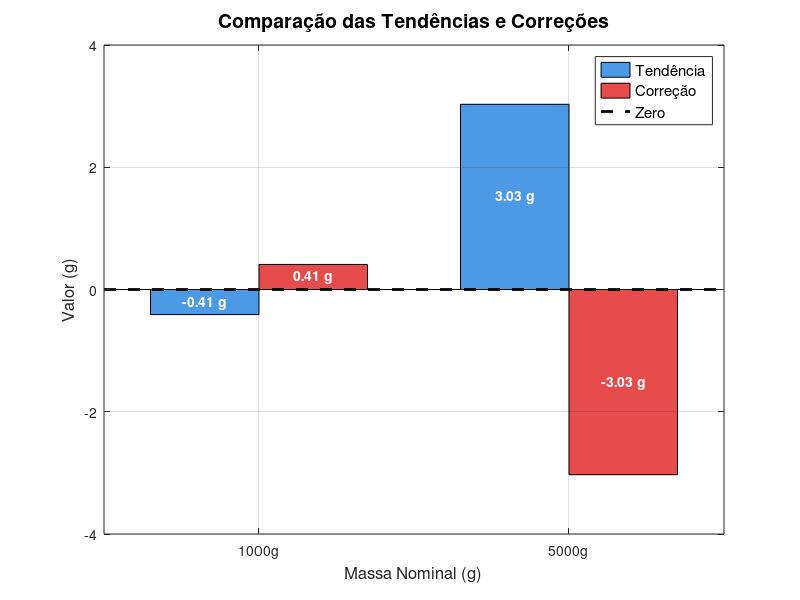
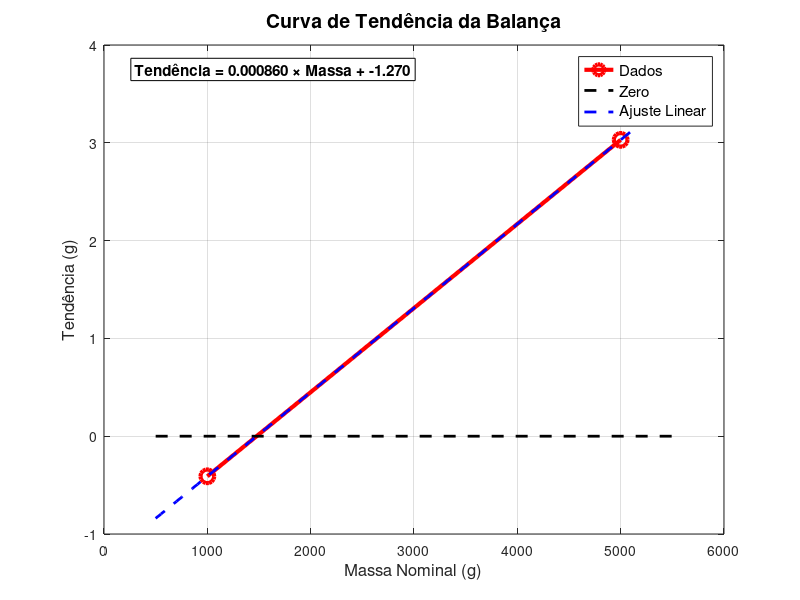

Source code (MATLAB) for these figures, in order:
% Análise de Tendência e Correção - Massa de 5000g
% Comparação com resultados de 1000g

clear all;
close all;
clc;

fprintf('=== ANÁLISE DE TENDÊNCIA: 5000g vs 1000g ===\n\n');

% Dados das 100 medições de 5000g (em gramas)
medicoes_5000g = [5005, 5005, 5004, 5003, 5004, 5003, 5002, 5005, 5003, 5006, ...
                  5002, 5003, 5003, 5003, 5002, 5004, 5004, 5002, 5005, 5005, ...
                  5003, 5001, 5005, 5000, 5005, 5002, 5001, 5003, 5002, 5003, ...
                  4999, 5003, 5005, 5003, 5000, 5002, 5005, 5005, 5002, 5006, ...
                  5004, 5004, 5004, 5005, 5001, 5002, 5003, 5002, 5001, 5002, ...
                  5001, 5001, 5003, 5003, 5004, 5005, 5001, 5004, 5005, 5003, ...
                  5004, 5005, 5003, 5005, 4999, 5002, 5003, 5001, 5006, 5002, ...
                  5003, 5004, 5004, 5004, 5001, 5003, 5002, 5002, 5002, 5002, ...
                  4997, 5006, 5004, 5004, 5004, 5002, 5003, 5001, 5000, 5001, ...
                  5006, 5006, 5001, 5002, 5003, 5004, 5003, 5005, 5005, 5003];

% Dados das 100 medições de 1000g (do exercício anterior)
medicoes_1000g = [1000, 1000, 1000, 1000, 998, 999, 997, 999, 999, 1000, ...
                  1002, 1000, 999, 1001, 999, 1001, 998, 999, 1000, 1000, ...
                  998, 1001, 1002, 1002, 999, 1001, 1000, 1000, 1001, 999, ...
                  999, 1001, 999, 1001, 1001, 999, 1001, 999, 997, 999, ...
                  1000, 998, 999, 1000, 999, 999, 1001, 1001, 997, 998, ...
                  999, 1001, 999, 1003, 1001, 1000, 1000, 1001, 998, 999, ...
                  999, 998, 998, 999, 1000, 998, 1000, 1000, 999, 1001, ...
                  1000, 1000, 1001, 1000, 999, 1001, 1000, 1001, 996, 997, ...
                  999, 1002, 999, 1000, 999, 1000, 1001, 1000, 1000, 999, ...
                  999, 999, 1000, 999, 994, 1002, 1001, 999, 1001, 996];

% Valores verdadeiros
valor_verdadeiro_5000g = 5000.0;
valor_verdadeiro_1000g = 1000.0;

% =============================================================================
% ANÁLISE PARA 5000g
% =============================================================================

fprintf('ANÁLISE PARA MASSA DE 5000g:\n');
fprintf('=============================\n');

% Estatísticas básicas para 5000g
n_5000g = length(medicoes_5000g);
media_5000g = mean(medicoes_5000g);
desvio_5000g = std(medicoes_5000g);
erro_padrao_5000g = desvio_5000g / sqrt(n_5000g);

fprintf('Número de medições: %d\n', n_5000g);
fprintf('Valor verdadeiro: %.1f g\n', valor_verdadeiro_5000g);
fprintf('Média das indicações: %.1f g\n', media_5000g);
fprintf('Desvio padrão: %.2f g\n', desvio_5000g);
fprintf('Erro padrão da média: %.3f g\n', erro_padrao_5000g);

% Cálculo da tendência e correção para 5000g
tendencia_5000g = media_5000g - valor_verdadeiro_5000g;
correcao_5000g = -tendencia_5000g;

fprintf('\nTENDÊNCIA para 5000g:\n');
fprintf('Tendência = %.1f - %.1f = %.1f g\n', media_5000g, valor_verdadeiro_5000g, tendencia_5000g);
fprintf('CORREÇÃO para 5000g:\n');
fprintf('Correção = %.1f g\n', correcao_5000g);

% Teste de significância para 5000g
razao_significancia_5000g = abs(tendencia_5000g) / erro_padrao_5000g;
fprintf('\nSIGNIFICÂNCIA para 5000g:\n');
fprintf('Razão |Tendência|/Erro padrão: %.2f\n', razao_significancia_5000g);
if razao_significancia_5000g >= 2
    fprintf('✓ TENDÊNCIA SIGNIFICATIVA (%.2f ≥ 2)\n', razao_significancia_5000g);
    status_5000g = 'SIGNIFICATIVA';
else
    fprintf('⚠ TENDÊNCIA NÃO SIGNIFICATIVA (%.2f < 2)\n', razao_significancia_5000g);
    status_5000g = 'NÃO SIGNIFICATIVA';
end

% =============================================================================
% ANÁLISE PARA 1000g (RECAPITULAÇÃO)
% =============================================================================

fprintf('\n\nANÁLISE PARA MASSA DE 1000g (COMPARAÇÃO):\n');
fprintf('=========================================\n');

% Estatísticas básicas para 1000g
n_1000g = length(medicoes_1000g);
media_1000g = mean(medicoes_1000g);
desvio_1000g = std(medicoes_1000g);
erro_padrao_1000g = desvio_1000g / sqrt(n_1000g);

fprintf('Número de medições: %d\n', n_1000g);
fprintf('Valor verdadeiro: %.1f g\n', valor_verdadeiro_1000g);
fprintf('Média das indicações: %.2f g\n', media_1000g);
fprintf('Desvio padrão: %.2f g\n', desvio_1000g);
fprintf('Erro padrão da média: %.3f g\n', erro_padrao_1000g);

% Cálculo da tendência e correção para 1000g
tendencia_1000g = media_1000g - valor_verdadeiro_1000g;
correcao_1000g = -tendencia_1000g;

fprintf('\nTENDÊNCIA para 1000g:\n');
fprintf('Tendência = %.2f - %.1f = %.2f g\n', media_1000g, valor_verdadeiro_1000g, tendencia_1000g);
fprintf('CORREÇÃO para 1000g:\n');
fprintf('Correção = %.2f g\n', correcao_1000g);

% Teste de significância para 1000g
razao_significancia_1000g = abs(tendencia_1000g) / erro_padrao_1000g;
fprintf('\nSIGNIFICÂNCIA para 1000g:\n');
fprintf('Razão |Tendência|/Erro padrão: %.2f\n', razao_significancia_1000g);
if razao_significancia_1000g >= 2
    fprintf('✓ TENDÊNCIA SIGNIFICATIVA (%.2f ≥ 2)\n', razao_significancia_1000g);
    status_1000g = 'SIGNIFICATIVA';
else
    fprintf('⚠ TENDÊNCIA NÃO SIGNIFICATIVA (%.2f < 2)\n', razao_significancia_1000g);
    status_1000g = 'NÃO SIGNIFICATIVA';
end

% =============================================================================
% COMPARAÇÃO ENTRE 5000g E 1000g
% =============================================================================

fprintf('\n\nCOMPARAÇÃO ENTRE 5000g E 1000g:\n');
fprintf('===============================\n');

fprintf('RESUMO COMPARATIVO:\n');
fprintf('┌─────────────────┬─────────────┬─────────────┐\n');
fprintf('│ Parâmetro       │    1000g    │    5000g    │\n');
fprintf('├─────────────────┼─────────────┼─────────────┤\n');
fprintf('│ Média (g)       │   %7.2f   │   %7.1f   │\n', media_1000g, media_5000g);
fprintf('│ Desvio (g)      │   %7.2f   │   %7.2f   │\n', desvio_1000g, desvio_5000g);
fprintf('│ Tendência (g)   │   %7.2f   │   %7.1f   │\n', tendencia_1000g, tendencia_5000g);
fprintf('│ Correção (g)    │   %7.2f   │   %7.1f   │\n', correcao_1000g, correcao_5000g);
fprintf('│ Razão t/σ       │   %7.2f   │   %7.2f   │\n', razao_significancia_1000g, razao_significancia_5000g);
fprintf('│ Status          │ %11s │ %11s │\n', status_1000g, status_5000g);
fprintf('└─────────────────┴─────────────┴─────────────┘\n\n');

% ANÁLISE DAS DIFERENÇAS
fprintf('ANÁLISE DAS DIFERENÇAS:\n');
fprintf('1. SINAL DA TENDÊNCIA:\n');
if tendencia_1000g < 0 && tendencia_5000g > 0
    fprintf('   • 1000g: NEGATIVA (%.2f g) - balança subestima\n', tendencia_1000g);
    fprintf('   • 5000g: POSITIVA (%.1f g) - balança superestima\n', tendencia_5000g);
elseif tendencia_1000g > 0 && tendencia_5000g < 0
    fprintf('   • 1000g: POSITIVA (%.2f g) - balança superestima\n', tendencia_1000g);
    fprintf('   • 5000g: NEGATIVA (%.1f g) - balança subestima\n', tendencia_5000g);
else
    fprintf('   • Ambas têm o mesmo sinal\n');
end

fprintf('\n2. MAGNITUDE DA TENDÊNCIA:\n');
diferenca_absoluta = abs(tendencia_5000g) - abs(tendencia_1000g);
fprintf('   • |Tendência 5000g| - |Tendência 1000g| = %.2f g\n', diferenca_absoluta);
if diferenca_absoluta > 0
    fprintf('   • A tendência é MAIOR em magnitude para 5000g\n');
else
    fprintf('   • A tendência é MENOR em magnitude para 5000g\n');
end

fprintf('\n3. PRECISÃO (DESVIO PADRÃO):\n');
diferenca_desvio = desvio_5000g - desvio_1000g;
fprintf('   • Desvio 5000g - Desvio 1000g = %.2f g\n', diferenca_desvio);
if diferenca_desvio > 0
    fprintf('   • A precisão é PIOR para 5000g (maior dispersão)\n');
else
    fprintf('   • A precisão é MELHOR para 5000g (menor dispersão)\n');
end

% POR QUE SÃO DIFERENTES?
fprintf('\n\nPOR QUE AS TENDÊNCIAS SÃO DIFERENTES?\n');
fprintf('====================================\n');

% Calculars valores específicos para análise
erro_relativo_1000g = (tendencia_1000g / valor_verdadeiro_1000g) * 100;
erro_relativo_5000g = (tendencia_5000g / valor_verdadeiro_5000g) * 100;
razao_massas = valor_verdadeiro_5000g / valor_verdadeiro_1000g;
razao_tendencias = tendencia_5000g / tendencia_1000g;

fprintf('RESUMO DOS RESULTADOS:\n');
fprintf('• 1000g: Tendência = %.2f g → Correção = +%.2f g\n', tendencia_1000g, correcao_1000g);
fprintf('• 5000g: Tendência = %.1f g → Correção = %.1f g\n', tendencia_5000g, correcao_5000g);
fprintf('\nPOR QUE OS VALORES SÃO DIFERENTES?\n');
fprintf('Os valores são diferentes por diversos motivos, um deles é que a balança\n');
fprintf('não é perfeitamente linear em suas medições, outro é a interpolação entre\n');
fprintf('pontos que também induz esses erros. Isso é totalmente normal em\n');
fprintf('dispositivos reais.\n\n');

% GRÁFICO 1: COMPARAÇÃO DAS TENDÊNCIAS E CORREÇÕES
figure(1);
clf;
set(gcf, 'Position', [100 100 900 600]);

massas = [1000, 5000];
tendencias = [tendencia_1000g, tendencia_5000g];
correcoes = [correcao_1000g, correcao_5000g];

% Posições das barras
x_pos = 1:length(massas);
width = 0.35;

% Barras para tendências
bar(x_pos - width/2, tendencias, width, 'FaceColor', [0.3 0.6 0.9], 'DisplayName', 'Tendência');
hold on;

% Barras para correções
bar(x_pos + width/2, correcoes, width, 'FaceColor', [0.9 0.3 0.3], 'DisplayName', 'Correção');

% Linha zero de referência
plot([0.5 length(massas)+0.5], [0 0], 'k--', 'LineWidth', 2);

title('Comparação das Tendências e Correções', 'FontSize', 14, 'FontWeight', 'bold');
xlabel('Massa Nominal (g)', 'FontSize', 12);
ylabel('Valor (g)', 'FontSize', 12);
set(gca, 'XTick', x_pos, 'XTickLabel', {'1000g', '5000g'});
legend('Tendência', 'Correção', 'Zero', 'Location', 'best', 'FontSize', 11);
grid on;

% Adicionar valores nas barras
for i = 1:length(massas)
    % Texto para tendência
    text(x_pos(i) - width/2, tendencias(i)/2, sprintf('%.2f g', tendencias(i)), ...
         'HorizontalAlignment', 'center', 'FontWeight', 'bold', 'FontSize', 10, 'Color', 'white');
    
    % Texto para correção
    text(x_pos(i) + width/2, correcoes(i)/2, sprintf('%.2f g', correcoes(i)), ...
         'HorizontalAlignment', 'center', 'FontWeight', 'bold', 'FontSize', 10, 'Color', 'white');
end

% Salvar primeiro gráfico
print('grafico1_comparacao_tendencias_correcoes.png', '-dpng', '-r300');

% GRÁFICO 2: CURVA DE TENDÊNCIA DA BALANÇA
figure(2);
clf;
set(gcf, 'Position', [200 200 800 600]);

plot(massas, tendencias, 'ro-', 'LineWidth', 3, 'MarkerSize', 10);
hold on;
plot([500 5500], [0 0], 'k--', 'LineWidth', 2);

% Ajuste linear
coef = polyfit(massas, tendencias, 1);
x_linha = linspace(500, 5500, 100);
y_linha = polyval(coef, x_linha);
plot(x_linha, y_linha, 'b--', 'LineWidth', 2);

title('Curva de Tendência da Balança', 'FontSize', 14, 'FontWeight', 'bold');
xlabel('Massa Nominal (g)', 'FontSize', 12);
ylabel('Tendência (g)', 'FontSize', 12);
legend('Dados', 'Zero', 'Ajuste Linear', 'Location', 'best', 'FontSize', 11);
grid on;

% Adicionar equação do ajuste
eq_text = sprintf('Tendência = %.6f × Massa + %.3f', coef(1), coef(2));
text(0.05, 0.95, eq_text, 'Units', 'normalized', 'BackgroundColor', 'white', ...
     'EdgeColor', 'black', 'FontSize', 11, 'FontWeight', 'bold');

% Salvar segundo gráfico
print('grafico2_curva_tendencia.png', '-dpng', '-r300');

% SALVAR RESULTADOS
fid = fopen('resultados_comparacao_massas.txt', 'w');
fprintf(fid, 'COMPARAÇÃO DE TENDÊNCIAS: 5000g vs 1000g\n');
fprintf(fid, '========================================\n\n');
fprintf(fid, 'MASSA DE 1000g:\n');
fprintf(fid, 'Média: %.2f g\n', media_1000g);
fprintf(fid, 'Desvio padrão: %.2f g\n', desvio_1000g);
fprintf(fid, 'Tendência: %.2f g\n', tendencia_1000g);
fprintf(fid, 'Correção: %.2f g\n', correcao_1000g);
fprintf(fid, 'Status: %s\n\n', status_1000g);
fprintf(fid, 'MASSA DE 5000g:\n');
fprintf(fid, 'Média: %.1f g\n', media_5000g);
fprintf(fid, 'Desvio padrão: %.2f g\n', desvio_5000g);
fprintf(fid, 'Tendência: %.1f g\n', tendencia_5000g);
fprintf(fid, 'Correção: %.1f g\n', correcao_5000g);
fprintf(fid, 'Status: %s\n\n', status_5000g);
fprintf(fid, 'DIFERENÇAS:\n');
fprintf(fid, 'Mudança de sinal: %s\n', char(cellstr(['SIM'; 'NÃO'])(1 + (sign(tendencia_1000g) == sign(tendencia_5000g)))));
fprintf(fid, 'Diferença absoluta: %.2f g\n', diferenca_absoluta);
fprintf(fid, 'Equação da curva: Tendência = %.6f × Massa + %.3f\n', coef(1), coef(2));
fclose(fid);

fprintf('\n✓ Gráfico 1 salvo: "grafico1_comparacao_tendencias_correcoes.png"\n');
fprintf('✓ Gráfico 2 salvo: "grafico2_curva_tendencia.png"\n');
fprintf('✓ Resultados salvos: "resultados_comparacao_massas.txt"\n');
fprintf('\n=== ANÁLISE CONCLUÍDA ===\n'); 